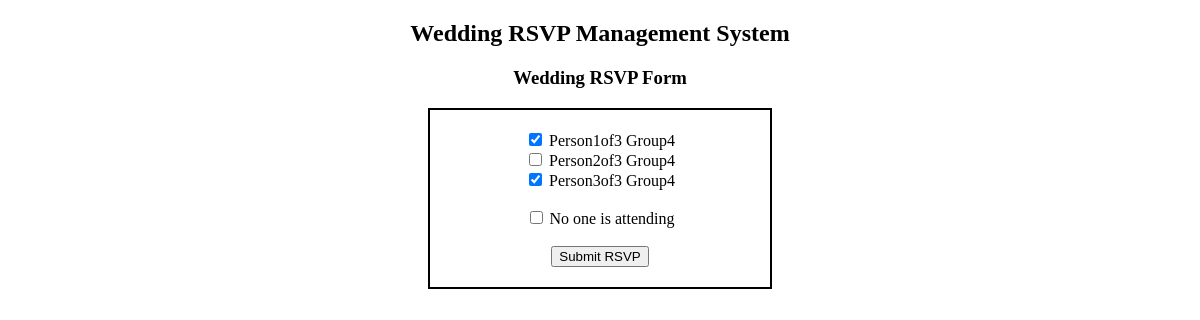
Page /rsvp/4 on the earlier database version.
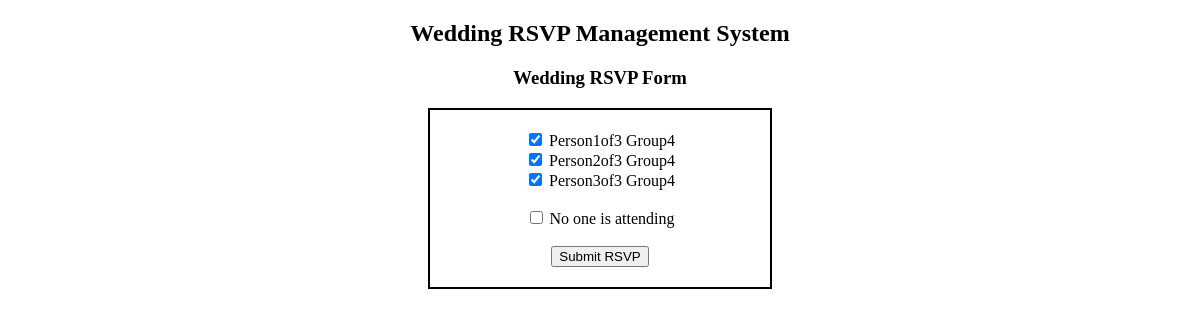
Same page on the later database version.
### tables this page shows
CREATE TABLE "guests" (
    guest_id INTEGER PRIMARY KEY,
    invite_id INTEGER,
    first_name TEXT NOT NULL,
    last_name TEXT NOT NULL,
    rsvp_status TEXT DEFAULT 'Not Responded',
    FOREIGN KEY (invite_id) REFERENCES invites(invite_id)
);

### app.py (the view, shortened to what this page needs)
@app.route("/rsvp/<int:invite_id>", methods=["GET", "POST"])
def rsvp(invite_id):
    guests = fetch_data(
        "SELECT guest_id, first_name, last_name, rsvp_status FROM guests WHERE invite_id = ?", #query section
        (invite_id,) #parameters section
    )
    no_one_attending = len(guests) > 0
    for guest in guests:
        if guest[3] != "Not Attending":
            no_one_attending = False
            break
    return render_template("rsvp.html", guests=guests, no_one_attending=no_one_attending)  #Now here we are sending guests information to guests in HTML

### database.py (called while the page is built)
def fetch_data(query, parameters=()):
    connection = sqlite3.connect(database)
    try:
        cursor = connection.cursor()
        cursor.execute(query, parameters)
        data = cursor.fetchall()
        return data
    finally:
        connection.close()

### templates/rsvp.html (shortened to what this page needs)
<!DOCTYPE html>
<html lang="en">
	<head>
		<link rel="stylesheet" href="{{ url_for('static', filename='css/styles.css') }}">
	</head>
	<body>
		<h2>Wedding RSVP Management System</h2>
		<h3>Wedding RSVP Form</h3>
		<div class="form-box">
			<form method="POST">
			{% for guest in guests %}
				<input
					type="checkbox"
					id="guest{{ guest[0] }}"
					name="guest"
					value="{{ guest[0] }}"
					{% if guest[3] == "Attending" and not error %}checked{% endif %}
				>
				<label for="guest{{ guest[0] }}">
					{{ guest[1] }} {{ guest[2] }}
				</label>
				<br>
			{% endfor %}
				<br>
				<input
					type="checkbox"
					id="no_one"
					name="no_one"
					value="no_one"
				>
				<label for="no_one">
					No one is attending
				</label>
				<br><br>
				<button type="submit">Submit RSVP</button>
			</form>
		</div>
	</body>
</html>

Differences in the rows shown:
changed guests "Person2of3": rsvp_status "☐" → "☑"
